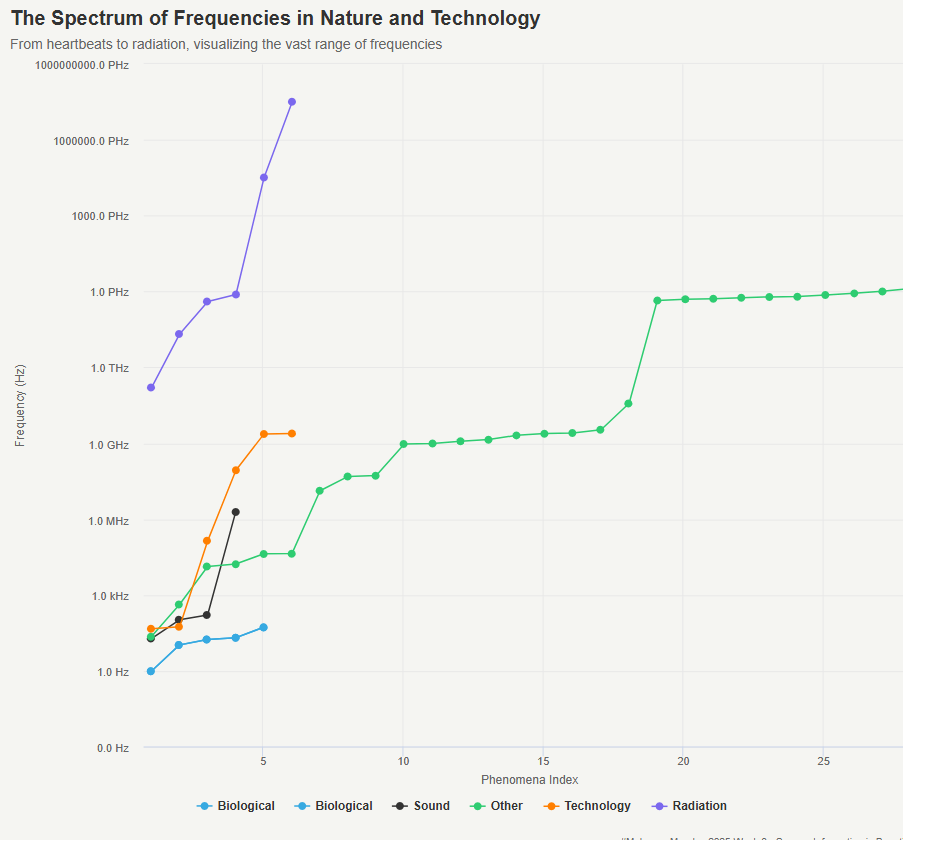

Reproduce this figure in R.

## Challenge: #MakeoverMondnay 2025 week 08
## Data:      Per Second
## Author:    Steven Ponce
## Date:      2025-02-18

## Original Chart 
#  Information is Beautiful
#  Per Second – Vibrations / Cycles / Waves / Rate / Frequency
#  https://informationisbeautiful.net/2024/per-second-vibrations-cycles-waves-rate-frequency/


## 1. LOAD PACKAGES & SETUP ----
if (!require("pacman")) install.packages("pacman")
pacman::p_load(
    tidyverse,      # Easily Install and Load the 'Tidyverse'
    ggtext,         # Improved Text Rendering Support for 'ggplot2'
    showtext,       # Using Fonts More Easily in R Graphs
    janitor,        # Simple Tools for Examining and Cleaning Dirty Data
    skimr,          # Compact and Flexible Summaries of Data
    scales,         # Scale Functions for Visualization
    glue,           # Interpreted String Literals
    here,           # A Simpler Way to Find Your Files
    lubridate,      # Make Dealing with Dates a Little Easier
    camcorder,      # Record Your Plot History 
    highcharter,    # A Wrapper for the 'Highcharts' Library
    htmlwidgets,    # HTML Widgets for R
    webshot2        # Take Screenshots of Web Pages
)

### |- figure size ----
# gg_record(
#     dir    = here::here("temp_plots"),
#     device = "png",
#     width  =  10,
#     height =  8,
#     units  = "in",
#     dpi    = 320
# )

# Source utility functions
# source(here::here("R/utils/fonts.R"))
# source(here::here("R/utils/social_icons.R"))
# source(here::here("R/themes/base_theme.R"))


## 2. READ IN THE DATA ----
per_second_raw <- read_csv(
  file = 'data/2025/per_second.csv') |> 
  clean_names()


## 3. EXAMINING THE DATA ----
glimpse(per_second_raw)
skim(per_second_raw )


## 4. TIDYDATA ----

### |-  tidy data ----
per_second_clean <- per_second_raw  |>
  select(unit:source) |> 
  filter(description != '"Frame rate" of conscious perception in human brain') |> 
  mutate(
    category = case_when(
      str_detect(tolower(description), "brain|heart|purr") ~ "Biological",
      str_detect(tolower(description), "sound|audio|speaker|speech") ~ "Sound",
      str_detect(tolower(description), "radio|wifi|bluetooth|power") ~ "Technology",
      str_detect(tolower(description), "light|ray|radiation") ~ "Radiation",
      TRUE ~ "Other"
    ),
    # Add formatted frequency for tooltip
    freq_formatted = case_when(
      vibrations_cycles_waves_rate_per_second_not_formatted >= 1e15 ~ paste0(round(vibrations_cycles_waves_rate_per_second_not_formatted/1e15, 1), " PHz"),
      vibrations_cycles_waves_rate_per_second_not_formatted >= 1e12 ~ paste0(round(vibrations_cycles_waves_rate_per_second_not_formatted/1e12, 1), " THz"),
      vibrations_cycles_waves_rate_per_second_not_formatted >= 1e9 ~ paste0(round(vibrations_cycles_waves_rate_per_second_not_formatted/1e9, 1), " GHz"),
      vibrations_cycles_waves_rate_per_second_not_formatted >= 1e6 ~ paste0(round(vibrations_cycles_waves_rate_per_second_not_formatted/1e6, 1), " MHz"),
      vibrations_cycles_waves_rate_per_second_not_formatted >= 1e3 ~ paste0(round(vibrations_cycles_waves_rate_per_second_not_formatted/1e3, 1), " kHz"),
      TRUE ~ paste0(round(vibrations_cycles_waves_rate_per_second_not_formatted, 1), " Hz")
    )
  )
  

# 5. VISUALIZATION ----

### |-  plot aesthetics ----
colors_list <- list(
  "Biological" = "#36A9E1",  
   "Sound"      = "#333333",      
   "Technology" = "#FF7F00",  
   "Radiation"  = "#7B68EE",   
   "Other"      = "#2ECC71")

### |-  titles and caption ----
title_text <- str_glue("The Spectrum of Frequencies in Nature and Technology")
subtitle_text <- str_glue("From heartbeats to radiation, visualizing the vast range of frequencies")
caption_text <-  str_glue("#MakeoverMonday 2025 Week 8 &#8226; Source: Information is Beautiful")

# Create caption
# caption_text <- create_social_caption(
#     mm_year = 2025,
#     mm_week = 08,
#     source_text = "Information is Beautiful"
# )

### |-  fonts ----
# setup_fonts()
# fonts <- get_font_families()

### |-  plot theme ----

# Create custom theme
custom_theme <- hc_theme(
  chart = list(
    backgroundColor = "#f5f5f2",
    style = list(
      fontFamily = "Arial, Helvetica, sans-serif"
    )
  ),
  title = list(
    style = list(
      fontSize = "20px",
      fontWeight = "bold",
      fontFamily = "Arial, Helvetica, sans-serif"
    )
  ),
  subtitle = list(
    style = list(
      fontSize = "14px",
      fontFamily = "Arial, Helvetica, sans-serif",
      color = "#666666"
    )
  ),
  caption = list(
    style = list(
      fontSize = "10px",
      fontFamily = "Arial, Helvetica, sans-serif",
      color = "#666666"
    )
  ),
  legend = list(
    itemStyle = list(
      fontFamily = "Arial, Helvetica, sans-serif",
      fontSize = "12px"
    )
  ),
  tooltip = list(
    style = list(
      fontFamily = "Arial, Helvetica, sans-serif",
      fontSize = "12px"
    )
  ),
  xAxis = list(
    labels = list(
      style = list(
        fontFamily = "Arial, Helvetica, sans-serif"
      )
    )
  ),
  yAxis = list(
    labels = list(
      style = list(
        fontFamily = "Arial, Helvetica, sans-serif"
      )
    )
  )   
)

### |-  Plot  ----

# Create the highchart visualization
hc_viz <- highchart() |>
  hc_add_theme(custom_theme) |>
  hc_chart(type = "line") |>
  hc_title(
    text = title_text,
    align = "left"
  ) |>
  hc_subtitle(
    text = subtitle_text,
    align = "left"
  ) |>
  hc_caption(
    text = caption_text,  
    align = "right"
  ) |> 
  hc_xAxis(
    title = list(text = "Phenomena Index"),
    gridLineWidth = 1,
    gridLineColor = "#E8E8E8",
    tickInterval = 5
  ) |>
  hc_yAxis(
    type = "logarithmic",
    title = list(text = "Frequency (Hz)"),
    gridLineWidth = 1,
    gridLineColor = "#E8E8E8",
    minorGridLineWidth = 0,
    labels = list(
      formatter = JS("function() {
        var value = this.value;
        if (value >= 1e15) return (value/1e15).toFixed(1) + ' PHz';
        if (value >= 1e12) return (value/1e12).toFixed(1) + ' THz';
        if (value >= 1e9) return (value/1e9).toFixed(1) + ' GHz';
        if (value >= 1e6) return (value/1e6).toFixed(1) + ' MHz';
        if (value >= 1e3) return (value/1e3).toFixed(1) + ' kHz';
        return value.toFixed(1) + ' Hz';
      }")
    )
  ) |>
  hc_legend(
    align = "center",
    verticalAlign = "bottom",
    layout = "horizontal",
    backgroundColor = "transparent",
    borderWidth = 0
  ) |>
  hc_tooltip(
    shared = FALSE,
    headerFormat = "",
    pointFormat = paste0(
      "<b>Category: {point.category}</b><br/>",
      "<b>{point.name}</b><br/>",
      "Frequency: {point.freq}<br/>",
      "Phenomena Index: {point.x}"
    ),
    backgroundColor = "white",
    borderWidth = 1,
    shadow = TRUE
  )

# Add line charts (series) by category
for(cat in unique(per_second_clean$category)) {
  data_subset <- per_second_clean |>
    filter(category == cat)
  
  hc_viz <- hc_viz |>
    hc_add_series(
      name = cat,
      color = colors_list[[cat]],
      data = list_parse(
        data_subset |>
          mutate(
            x = seq_along(description),
            y = vibrations_cycles_waves_rate_per_second_not_formatted,
            name = description,
            freq = freq_formatted,
            category = category
          ) |>
          select(x, y, name, freq, category)
      ),
      marker = list(
        enabled = TRUE,
        symbol = "circle",
        radius = 4
      ),
      lineWidth = 1.5,
      states = list(
        hover = list(
          lineWidth = 2,
          lineWidthPlus = 0
        )
      )
    )
}

# Add additional chart options
hc_viz <- hc_viz |>
  hc_plotOptions(
    series = list(
      animation = list(duration = 1000),
      marker = list(
        states = list(
          hover = list(
            enabled = TRUE,
            radius = 6
          )
        )
      )
    )
  ) |>
  hc_credits(
    enabled = TRUE,
    text = "&#x1F465; stevenponce &#8226; &#x1F4BB; poncest",  
    style = list(
      fontSize = "10px",
      color = "#666666"
    )
  )

# Display the visualization
hc_viz


# 6. SAVE ----
width_px <- 10 * 96  # 960 pixels
height_px <- 8 * 96  # 768 pixels

# Define the paths
output_dir <- "2025/Week_08"
html_file <- file.path(output_dir, "2025_08.html")
png_file <- file.path(output_dir, "2025_08.png")

# Create directory if it doesn't exist
dir.create(output_dir, recursive = TRUE, showWarnings = FALSE)

# Save as HTML first
saveWidget(hc_viz, html_file)

# Convert to PNG with specific dimensions
webshot(
  url = html_file,
  file = png_file,
  delay = 2,
  vwidth = width_px,
  vheight = height_px
)


# 7. SESSION INFO ----
sessioninfo::session_info(include_base = TRUE)

# ─ Session info ───────────────────────────────────────────────────────────────────────────────────
# setting  value
# version  R version 4.4.1 (2024-06-14 ucrt)
# os       Windows 11 x64 (build 22631)
# system   x86_64, mingw32
# ui       RStudio
# language (EN)
# collate  English_United States.utf8
# ctype    English_United States.utf8
# tz       America/New_York
# date     2025-02-17
# rstudio  2024.12.1+563 Kousa Dogwood (desktop)
# pandoc   3.2 @ C:/Program Files/RStudio/resources/app/bin/quarto/bin/tools/ (via rmarkdown)
# 
# ─ Packages ───────────────────────────────────────────────────────────────────────────────────────
# ! package     * version  date (UTC) lib source
# P assertthat    0.2.1    2019-03-21 [?] RSPM (R 4.4.0)
# backports     1.5.0    2024-05-23 [1] RSPM (R 4.4.0)
# V base        * 4.4.1    2024-04-24 [2] local (on disk 4.4.0)
# base64enc     0.1-3    2015-07-28 [1] RSPM (R 4.4.0)
# bit           4.5.0.1  2024-12-03 [1] RSPM (R 4.4.0)
# bit64         4.6.0-1  2025-01-16 [1] RSPM (R 4.4.0)
# broom         1.0.7    2024-09-26 [1] RSPM (R 4.4.0)
# camcorder   * 0.1.0    2022-10-03 [1] RSPM (R 4.4.0)
# P chromote      0.4.0    2025-01-25 [?] RSPM (R 4.4.0)
# cli           3.6.3    2024-06-21 [1] RSPM (R 4.4.0)
# colorspace    2.1-1    2024-07-26 [1] RSPM (R 4.4.0)
# P compiler      4.4.0    2024-04-24 [?] local
# crayon        1.5.3    2024-06-20 [1] RSPM (R 4.4.0)
# curl          6.2.0    2025-01-23 [1] RSPM (R 4.4.0)
# data.table    1.16.4   2024-12-06 [1] RSPM (R 4.4.0)
# P datasets    * 4.4.0    2024-04-24 [?] local
# digest        0.6.37   2024-08-19 [1] RSPM (R 4.4.0)
# dplyr       * 1.1.4    2023-11-17 [1] RSPM (R 4.4.0)
# evaluate      1.0.3    2025-01-10 [1] RSPM (R 4.4.0)
# fastmap       1.2.0    2024-05-15 [1] RSPM (R 4.4.0)
# forcats     * 1.0.0    2023-01-29 [1] RSPM (R 4.4.0)
# generics      0.1.3    2022-07-05 [1] RSPM (R 4.4.0)
# ggplot2     * 3.5.1    2024-04-23 [1] RSPM (R 4.4.0)
# ggtext      * 0.1.2    2022-09-16 [1] RSPM (R 4.4.0)
# gifski        1.32.0-1 2024-10-13 [1] RSPM (R 4.4.1)
# glue        * 1.8.0    2024-09-30 [1] RSPM (R 4.4.0)
# P graphics    * 4.4.0    2024-04-24 [?] local
# P grDevices   * 4.4.0    2024-04-24 [?] local
# P grid          4.4.0    2024-04-24 [?] local
# gridtext      0.1.5    2022-09-16 [1] RSPM (R 4.4.0)
# gtable        0.3.6    2024-10-25 [1] RSPM (R 4.4.0)
# here        * 1.0.1    2020-12-13 [1] RSPM (R 4.4.0)
# P highcharter * 0.9.4    2022-01-03 [?] RSPM (R 4.4.0)
# hms           1.1.3    2023-03-21 [1] RSPM (R 4.4.0)
# htmltools     0.5.8.1  2024-04-04 [1] RSPM (R 4.4.0)
# P htmlwidgets * 1.6.4    2023-12-06 [?] CRAN (R 4.4.0)
# P igraph        2.1.4    2025-01-23 [?] RSPM (R 4.4.0)
# janitor     * 2.2.1    2024-12-22 [1] RSPM (R 4.4.0)
# jsonlite      1.8.9    2024-09-20 [1] RSPM (R 4.4.0)
# knitr         1.49     2024-11-08 [1] RSPM (R 4.4.0)
# P later         1.4.1    2024-11-27 [?] RSPM (R 4.4.0)
# P lattice       0.22-6   2024-03-20 [?] CRAN (R 4.4.0)
# lifecycle     1.0.4    2023-11-07 [1] RSPM (R 4.4.0)
# lubridate   * 1.9.4    2024-12-08 [1] RSPM (R 4.4.0)
# magick        2.8.5    2024-09-20 [1] RSPM (R 4.4.0)
# magrittr      2.0.3    2022-03-30 [1] RSPM (R 4.4.0)
# P methods     * 4.4.0    2024-04-24 [?] local
# munsell       0.5.1    2024-04-01 [1] RSPM (R 4.4.0)
# P pacman      * 0.5.1    2019-03-11 [?] RSPM (R 4.4.0)
# P parallel      4.4.0    2024-04-24 [?] local
# pillar        1.10.1   2025-01-07 [1] RSPM (R 4.4.0)
# pkgconfig     2.0.3    2019-09-22 [1] RSPM (R 4.4.0)
# processx      3.8.5    2025-01-08 [1] RSPM (R 4.4.0)
# P promises      1.3.2    2024-11-28 [?] RSPM (R 4.4.0)
# ps            1.8.1    2024-10-28 [1] RSPM (R 4.4.0)
# purrr       * 1.0.2    2023-08-10 [1] RSPM (R 4.4.0)
# P quantmod      0.4.26   2024-02-14 [?] CRAN (R 4.4.0)
# R6            2.5.1    2021-08-19 [1] RSPM (R 4.4.0)
# Rcpp          1.0.14   2025-01-12 [1] RSPM (R 4.4.0)
# readr       * 2.1.5    2024-01-10 [1] RSPM (R 4.4.0)
# renv          1.0.3    2023-09-19 [1] CRAN (R 4.4.0)
# repr          1.1.7    2024-03-22 [1] RSPM (R 4.4.0)
# rlang         1.1.5    2025-01-17 [1] RSPM (R 4.4.0)
# P rlist         0.4.6.2  2021-09-03 [?] RSPM (R 4.4.0)
# rmarkdown     2.29     2024-11-04 [1] RSPM (R 4.4.0)
# rprojroot     2.0.4    2023-11-05 [1] RSPM (R 4.4.0)
# rstudioapi    0.17.1   2024-10-22 [1] RSPM (R 4.4.0)
# rsvg          2.6.1    2024-09-20 [1] RSPM (R 4.4.0)
# scales      * 1.3.0    2023-11-28 [1] RSPM (R 4.4.0)
# P sessioninfo   1.2.2    2021-12-06 [?] RSPM (R 4.4.0)
# showtext    * 0.9-7    2024-03-02 [1] RSPM (R 4.4.0)
# showtextdb  * 3.0      2020-06-04 [1] RSPM (R 4.4.0)
# skimr       * 2.1.5    2022-12-23 [1] RSPM (R 4.4.0)
# snakecase     0.11.1   2023-08-27 [1] RSPM (R 4.4.0)
# P stats       * 4.4.0    2024-04-24 [?] local
# stringi       1.8.4    2024-05-06 [1] RSPM (R 4.4.0)
# stringr     * 1.5.1    2023-11-14 [1] RSPM (R 4.4.0)
# svglite       2.1.3    2023-12-08 [1] RSPM (R 4.4.0)
# sysfonts    * 0.8.9    2024-03-02 [1] RSPM (R 4.4.0)
# systemfonts   1.2.1    2025-01-20 [1] RSPM (R 4.4.0)
# tibble      * 3.2.1    2023-03-20 [1] RSPM (R 4.4.0)
# tidyr       * 1.3.1    2024-01-24 [1] RSPM (R 4.4.0)
# tidyselect    1.2.1    2024-03-11 [1] RSPM (R 4.4.0)
# tidyverse   * 2.0.0    2023-02-22 [1] RSPM (R 4.4.0)
# timechange    0.3.0    2024-01-18 [1] RSPM (R 4.4.0)
# P tools         4.4.0    2024-04-24 [?] local
# P TTR           0.24.4   2023-11-28 [?] CRAN (R 4.4.0)
# tzdb          0.4.0    2023-05-12 [1] RSPM (R 4.4.0)
# utf8          1.2.4    2023-10-22 [1] RSPM (R 4.4.0)
# P utils       * 4.4.0    2024-04-24 [?] local
# vctrs         0.6.5    2023-12-01 [1] RSPM (R 4.4.0)
# vroom         1.6.5    2023-12-05 [1] RSPM (R 4.4.0)
# P webshot2    * 0.1.1    2023-08-11 [?] RSPM (R 4.4.0)
# P websocket     1.4.2    2024-07-22 [?] RSPM (R 4.4.0)
# withr         3.0.2    2024-10-28 [1] RSPM (R 4.4.0)
# xfun          0.50     2025-01-07 [1] RSPM (R 4.4.0)
# xml2          1.3.6    2023-12-04 [1] RSPM (R 4.4.0)
# P xts           0.14.1   2024-10-15 [?] RSPM (R 4.4.0)
# yaml          2.3.10   2024-07-26 [1] RSPM (R 4.4.0)
# P zoo           1.8-12   2023-04-13 [?] CRAN (R 4.4.0)
# 
# V ── Loaded and on-disk version mismatch.
# P ── Loaded and on-disk path mismatch.
# 
# ──────────────────────────────────────────────────────────────────────────────────────────────────
# > 
